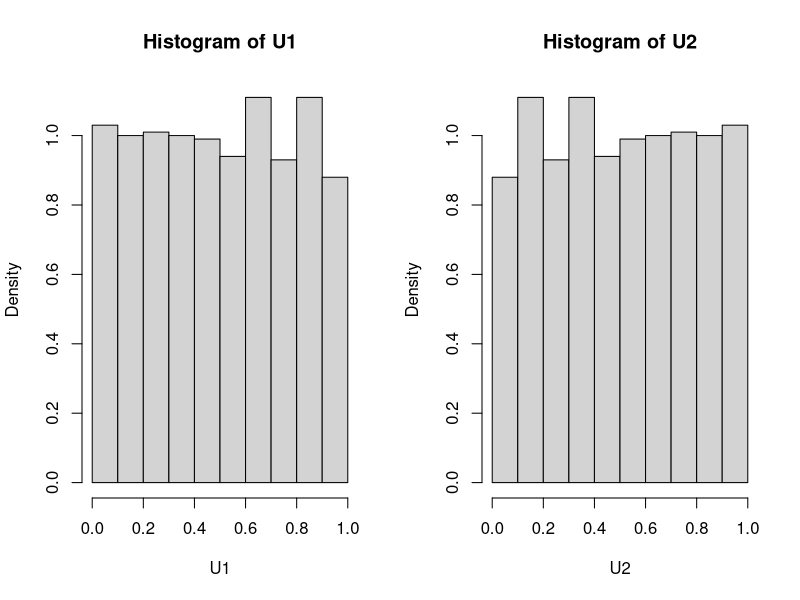
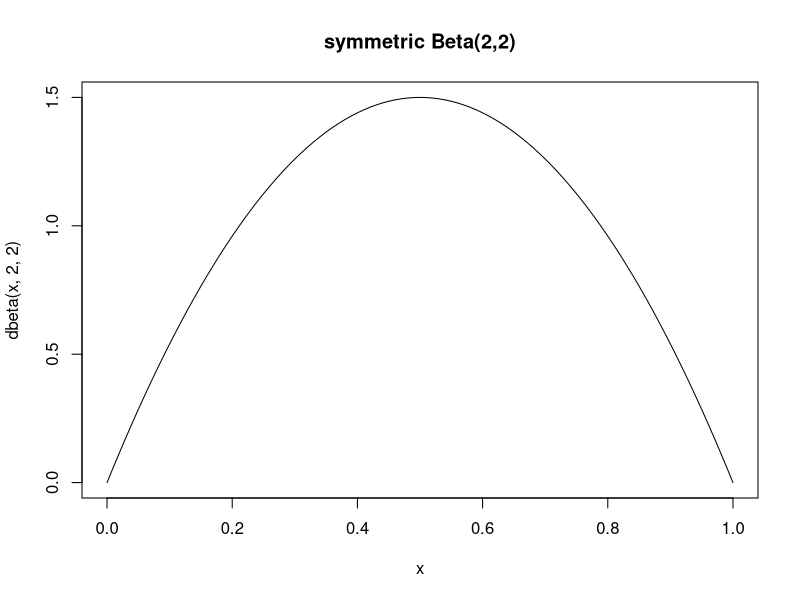

Reproduce these figures in R, in order.
## ---- chunk 1
U1 = runif(1000)
U2 = (1 - U1)

par(mfrow = c(1,2))
hist(U1, probability = TRUE)
hist(U2, probability = TRUE)
par(mfrow = (c(1,1)))

print(cor(U1, U2))
## ---- chunk 2
set.seed(6)
m = 10000
U = runif(m)
g = exp(U) 

theta = mean(g) ## theta for simple MC
theta
var_theta1 = var(g)/m

## ---- chunk 3
set.seed(6)
m = 5000
U = runif(m)
T1 = exp(U)
T2 = exp(1-U)

cov(T1, T2)

c = (1/2)

anti_thetic = c*mean(T1) + (1-c)*mean(T2) ## Antithetic Control Variate
anti_thetic

##variance of theta2
var_theta2 = var(T2)/m + c**2 * var(T1 - T2)/m + 2*c*cov(T2, T1 - T2)/m

(var_theta1 - var_theta2) / var_theta1

## ---- chunk 4
curve(expr = dbeta(x, 2, 2), from = 0, to = 1, main = "symmetric Beta(2,2)")
U = rbeta(1000, 2, 2)
cor(U, 1-U)
## ---- chunk 5

n = 10^6
m = n/2

h <- function(x){
    out = x/(2^x - 1)
    return(out)
}

y = rnorm(n)
theta_MC = mean(h(y))

w = rnorm(m)
theta_AS = sum(h(w) + h(-1 * w)) / n

print(theta_MC)
print(theta_AS)


## standard errors
rho = cor(h(w),h(-w))
se.a = (1+rho)*var(h(w))/n
